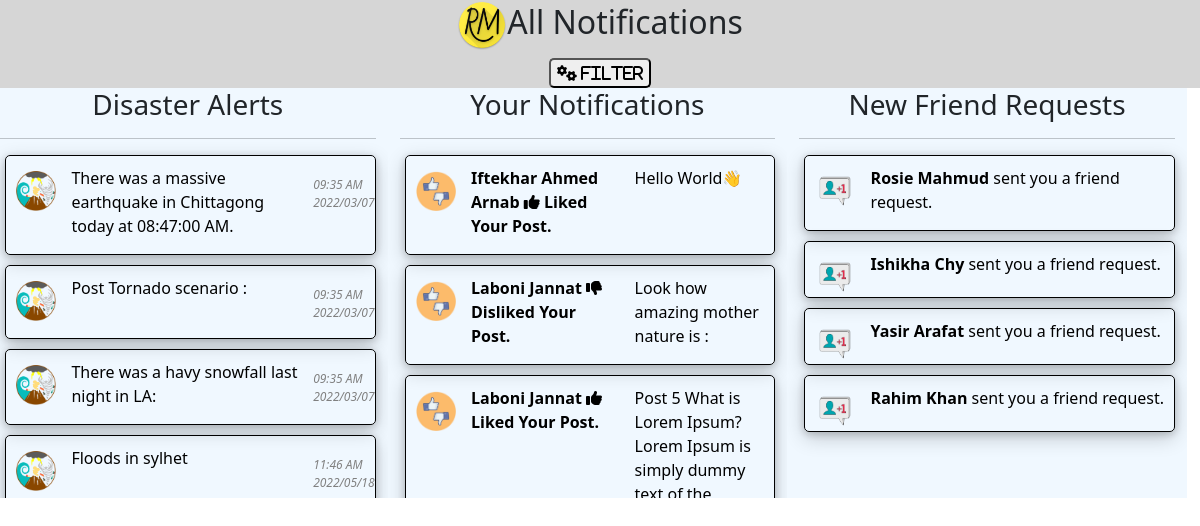
The page /notice/index.php (signed in) on the database its author committed.
### tables this page shows
CREATE TABLE `posts` (
  `id` int(11) NOT NULL,
  `authorid` int(11) NOT NULL,
  `title` varchar(250) NOT NULL,
  `content` text NOT NULL,
  `time` varchar(100) DEFAULT NULL,
  `category` varchar(50) DEFAULT NULL,
  `media_link` varchar(500) DEFAULT NULL,
  `upvotes` int(11) DEFAULT 0,
  `downvotes` int(11) DEFAULT 0,
  `privacy` varchar(10) DEFAULT NULL,
  `authorname` varchar(200) DEFAULT NULL,
  `shared` varchar(20) DEFAULT NULL,
  `shared_authorid` int(11) DEFAULT NULL,
  `shared_pid` int(11) DEFAULT NULL,
  `report` varchar(100) DEFAULT NULL
);

CREATE TABLE `votes` (
  `id` int(11) NOT NULL,
  `post_id` int(11) DEFAULT NULL,
  `user_id` int(11) DEFAULT NULL,
  `stat` varchar(10) DEFAULT NULL
);

CREATE TABLE `users` (
  `fname` varchar(150) DEFAULT NULL,
  `lname` varchar(150) DEFAULT NULL,
  `uname` varchar(150) DEFAULT NULL,
  `email` varchar(150) DEFAULT NULL,
  `phone` varchar(150) DEFAULT NULL,
  `job` varchar(150) DEFAULT NULL,
  `about` varchar(500) DEFAULT NULL,
  `pass` varchar(150) DEFAULT NULL,
  `id` int(11) NOT NULL,
  `verified` varchar(20) DEFAULT NULL,
  `flag` int(11) DEFAULT 0,
  `content_count` int(11) DEFAULT 0,
  `pro_pic` varchar(500) DEFAULT NULL,
  `temp_id` varchar(50) DEFAULT NULL,
  `date_of_birth` varchar(100) DEFAULT NULL,
  `religion` varchar(100) DEFAULT NULL,
  `language` varchar(100) DEFAULT NULL,
  `relation` varchar(100) DEFAULT NULL,
  `blood` varchar(100) DEFAULT NULL,
  `nation` varchar(100) DEFAULT NULL,
  `address` varchar(100) DEFAULT NULL,
  `gender` varchar(50) DEFAULT NULL,
  `politics` varchar(50) DEFAULT NULL,
  `sports` varchar(400) DEFAULT NULL,
  `hobby` varchar(400) DEFAULT NULL,
  `temp_id2` varchar(50) DEFAULT NULL,
  `status` varchar(50) DEFAULT NULL,
  `s_verified` varchar(50) DEFAULT NULL
);

CREATE TABLE `friend_list` (
  `id` int(11) NOT NULL,
  `sid` int(11) NOT NULL,
  `rid` int(11) NOT NULL,
  `stat` varchar(50) DEFAULT NULL
);

### notice/notification_collector.php (the view, shortened to what this page needs)
<?php
class notice_bucket
{
    function alert_posts($limit, $uid)
    {
        include('../include/connection.php');
        $sql = "SELECT * FROM posts WHERE category = 'alert' LIMIT $limit";
        $res = mysqli_query($con, $sql);
        while ($row = mysqli_fetch_assoc($res)) {
            $content = $row['content'];
            $content = substr($content, 0, 85);
            $link = '../view_post.php?pid=' . $row['id'];
            $datetime = $row['time'];
            $time = substr($datetime, 0, 8);
            $date = substr($datetime, 9, 40);
            echo '<div class="notice-box">
                    <a href="' . $link . '" style="text-decoration: none; color: black;">
                        <div class="row">
                            <div class="col-2">
                                <img style="margin-left: 10px; margin-top: 5px;" src="../files/logo/alert.png" height="40px" width="40px">
                            </div>
                        <div class="col-8">
                            <p>
                                ' . $content . '
                            </p>
                        </div>
                            <div class="col-2">
                                <p style="margin-left: -20px; font-style: italic; font-size: 12px; margin-top: 10px; color: gray;">' . $time . '
                                ' . $date . '</p>
                            </div>
                        </div>
                    </a>
                </div>';
        }
    }
    function get_name($id)
    {
        include('../include/connection.php');
        $name = "No Name Found";
        $sql = "SELECT * FROM users WHERE id = '$id'";
        $res = mysqli_query($con, $sql);
        while ($row = mysqli_fetch_assoc($res)) {
            $name = $row['fname'] . " " . $row['lname'];
        }
        return $name;
    }
    function check_post_ownership($pid, $uid)
    {
        include('../include/connection.php');
        $sql = "SELECT * FROM posts WHERE id = '$pid' AND authorid = '$uid'";
        $res = mysqli_query($con, $sql);
        $count = mysqli_num_rows($res);
        if ($count > 0) {
            return true;
        }
        return false;
    }
    function get_post_content($pid, $uid)
    {
        include('../include/connection.php');
        $content = "No Content";
        $sql = "SELECT * FROM posts WHERE id = '$pid' AND authorid = '$uid'";
        $res = mysqli_query($con, $sql);
        while ($row = mysqli_fetch_assoc($res)) {
            $content = $row['content'];
        }
        return $content;
    }
    function got_likes($limit, $uid)
    {
        include('../include/connection.php');
        $sql = "SELECT * FROM votes ORDER BY id DESC";
        $res = mysqli_query($con, $sql);
        $count = 0;
        while ($row = mysqli_fetch_assoc($res)) {
            $pid = $row['post_id'];
            if ($this->check_post_ownership($pid, $uid)) {
                $content = $this->get_post_content($pid, $uid);
                $content = substr($content, 0, 85);
                $name = $this->get_name($row['user_id']);
                $link = '../view_post.php?pid=' . $row['post_id'];
                $like_msg = "";
                if ($row['stat'] == 'u') {
                    $like_msg = ' <i class="fas fa-thumbs-up"></i> Liked';
                } else {
                    $like_msg = ' <i class="fas fa-thumbs-down"></i> Disliked';
                }
                echo '<div class="notice-box">
                    <a href="' . $link . '" style="text-decoration: none; color: black;">
                        <div class="row">
                            <div class="col-2">
                                <img style="margin-left: 10px; margin-top: 5px;" src="../files/logo/like.png" height="40px" width="40px">
                            </div>
                            <div class="col-5">
                                <p><strong>
                                ' . $name . ' ' . $like_msg . ' Your Post.
                                </strong></p>
                            </div>
                            <div class="col-5">
                                <p>
                                ' . $content . '
                                </p>
                            </div>
                        </div>
                    </a>
                </div>';
                $count = $count + 1;
            }
            if ($count == $limit) {
                break;
            }
        }
    }
    function got_friend_req($limit, $uid)
    {
        include('../include/connection.php');
        $sql = "SELECT * FROM friend_list WHERE rid = '$uid' AND stat = 'r' ORDER BY id DESC";
        $res = mysqli_query($con, $sql);
        while ($row = mysqli_fetch_assoc($res)) {
            $name = $this->get_name($row['sid']);
            $link = '../view_user.php?uid=' . $row['sid'];
            echo '<div class="notice-box">
                    <a href="' . $link . '" style="text-decoration: none; color: black;">
                        <div class="row">
                            <div class="col-2">
                                <img style="margin-left: 10px; margin-top: 5px;" src="../files/logo/freq.png" height="40px" width="40px">
                            </div>
                            <div class="col-10">
                                <p><strong>
                                ' . $name . '</strong> sent you a friend request.
                                </p>
                            </div>
                        </div>
                    </a>
                </div>';
        }
    }
}

### css/style.css (style rules this page uses)
:root { --transition-speed: 600ms; }
* { scrollbar-width: thin; scrollbar-color: #3d3f28 #faffaf; }
.notice-box { margin-left: 5px; border-radius: 5px; border: 1px solid black; padding-top: 10px; margin-bottom: 10px; box-shadow: 0 2px 8px rgba(0, 0, 0, 0.2), 0 6px 20px 0 rgba(0, 0, 0, 0.19); }

### rows shown on the page
posts: content "There was a massive earthquake in Chittagong today at 08:47:00 AM.", time "09:35 AM", time "2022/03/07"
posts: content "Post Tornado scenario :", time "09:35 AM", time "2022/03/07"
posts: content "There was a havy snowfall last night in LA:", time "09:35 AM", time "2022/03/07"
posts: content "Floods in sylhet", time "11:46 AM", time "2022/05/18"
votes: user.lname "Iftekhar Ahmed Arnab", stat "u" (drawn), post.content "Hello World👋"
votes: user.lname "Laboni Jannat", stat "d" (drawn), post.content "Look how amazing mother nature is :"
votes: user.lname "Laboni Jannat", stat "u" (drawn), post.content "Post 5 What is Lorem Ipsum? Lorem Ipsum is simply dummy…"
friend_list: sid.lname "Rosie Mahmud"
friend_list: sid.lname "Ishikha Chy"
friend_list: sid.lname "Yasir Arafat"
friend_list: sid.lname "Rahim Khan"
